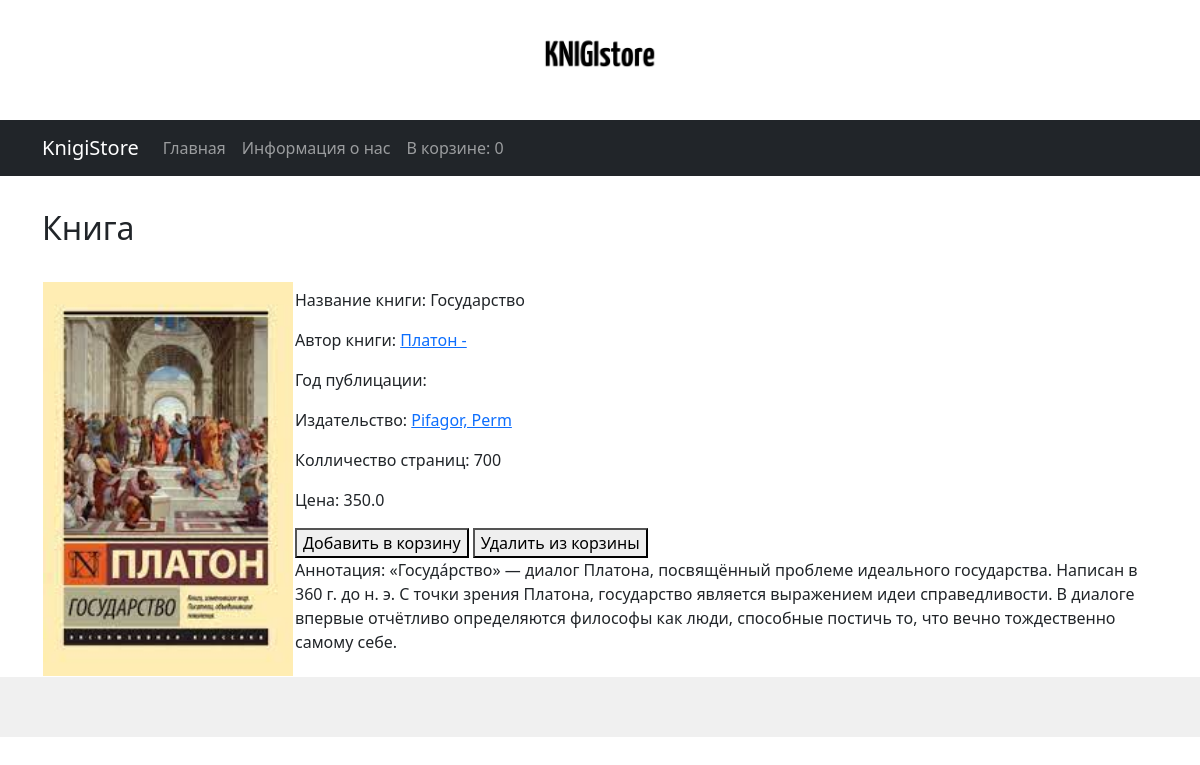
Page /polls/book/5/0 on the committed database.
### polls/models.py (models this page shows, shortened)
class Book(models.Model):
    name= models.CharField(max_length=100)
    author=models.ForeignKey(Author, on_delete=models.CASCADE)
    year_of_publish=models.DateField()
    publisher=models.ForeignKey(Publisher,on_delete=models.CASCADE)
    size=models.IntegerField()
    price=models.FloatField()
    image=models.ImageField(upload_to='books/%Y-%m-%d/',default='default.jpg')
    annotation=models.CharField(max_length=400)

class Author(models.Model):
    name=models.CharField(max_length=50)
    last_name=models.CharField(max_length=50)
    date_of=models.DateField()
    country=models.CharField(max_length=25)
    image=models.ImageField(upload_to='authors/%Y-%m-%d/',default='default.jpg')
    annotation=models.CharField(max_length=8000)
    def __str__(self):
        return f"{self.name} {self.last_name}"

class Publisher(models.Model):
    name=models.CharField(max_length=50)
    city=models.CharField(max_length=50)
    def __str__(self):
        return f"{self.name}, {self.city}"

### polls/views.py (the view)
# urls.py: path('book/<int:book_id>/<int:to_buy>', views.book, name='book'),
def book(request,book_id,to_buy):
    check_basket(request)
    check_buy(request,to_buy,book_id)
    numbersof=len(request.session['basket'])
    book = find_by_id(Book, book_id)
    return render(request,'polls/book.html',{'book':book,'numberof':numbersof})

### polls/views.py (called while the page is built)
def find_by_id(object,id):
    qs = object.objects.filter(id = id)
    if qs.count() > 0:
        return qs[0]
    else:
        return None

def check_basket(request):
    try:
        request.session['basket']
    except:
        request.session['basket']=[]
    request.session.modified = True

def check_buy(request,to_buy,book_id):
    if to_buy==1:
        request.session['basket'].append(book_id)
    elif to_buy==2 and book_id in request.session['basket']:
        request.session['basket'].remove(book_id)

### polls/templates/polls/book.html
{% extends 'base.html' %}
{% block content %}
<div class="container">
    <h2 style="margin-top: 3%; margin-bottom: 3%;"> Книга </h2>
    <table>
        <tr>
            <td>
            <img src="{{ book.image.url }}" style=" width: 250px; float: right;" >
            </td>
            <td>
            <p>Название книги: {{book.name}}</p>
            <p> Автор книги: <a href={% url 'author' book.author.id %}>  {{book.author}} <a> </p>
            <p>Год публицации: {{book.year_of_publish.last_name}} </p>
            <p>Издательство: <a href={% url 'publisher' book.publisher.id %}>  {{book.publisher}}<a> </p>
            <p>Колличество страниц: {{book.size}} </p>
            <p>Цена: {{book.price}} </p>
            <button onclick= "window.location.href = '{% url 'book' book.id 1 %}';">Добавить в корзину</button>
            <button onclick= "window.location.href = '{% url 'book' book.id 2 %}';">Удалить из корзины</button>
            <p>Аннотация: {{book.annotation}}  </p>
            </td>
        </tr>
    </table>
</div>
{% endblock %}

### rows in the picture
Book: image (picture), name "Государство", author "Платон -", publisher "Pifagor, Perm", size "700", price "350.0", annotation "«Госуда́рство» — диалог Платона, посвящённый проблеме идеального государства. Написан в 360 г. до н. э. С точки зрения Платона, государство является выражением идеи справедливости. В диалоге впервые отчётливо определяются философы как люди, способные постичь то, что вечно тождественно самому себе."

### other values in the picture
{{ numberof }} "0"
